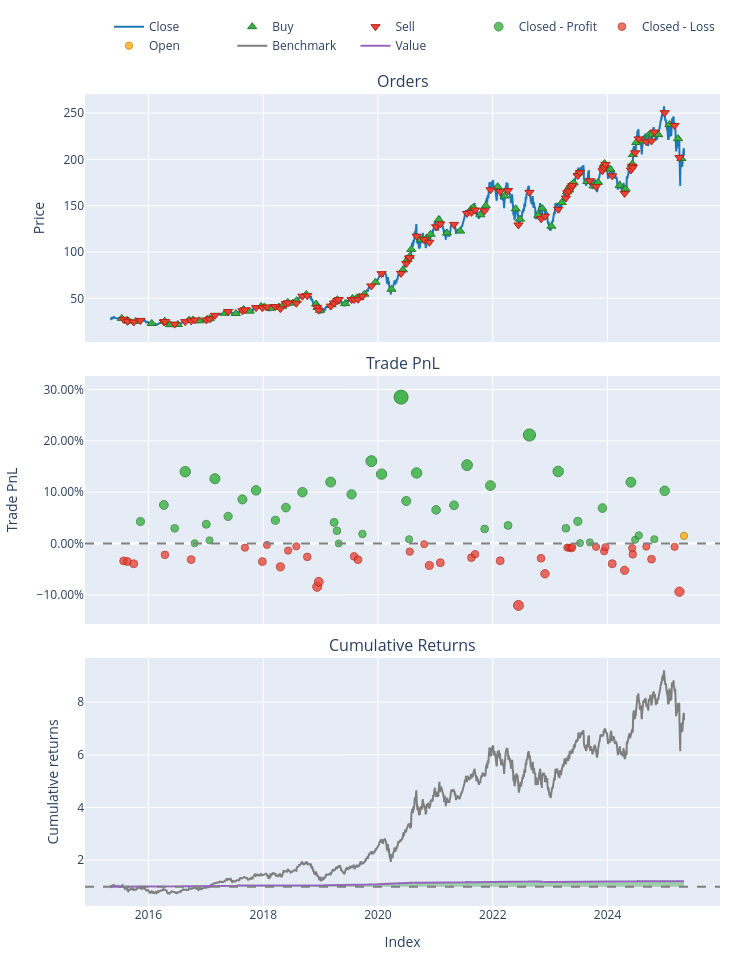

The notebook cell saved with this chart:
### Code cell
df = yf.download(tickers = "AAPL", start= "2015-05-05", end= "2025-05-05")

if isinstance(df.columns, pd.MultiIndex):
    df.columns = df.columns.get_level_values(0)

close = df["Close"]

macd, signal, hist = talib.MACD(close, fastperiod=12, slowperiod=26, signalperiod=9)

entries = macd >= signal
exits = macd <= signal

backtest = vbt.Portfolio.from_signals(
       close,
       entries = entries,
       exits = exits,
       init_cash = 100000,
       size = 10000.0,
       size_type = "value",
       freq = "1D", 
       fees = 0.001)

backtest.plot().show()
print(backtest.stats())

df_trades = backtest.trades.records_readable
print(df_trades)
